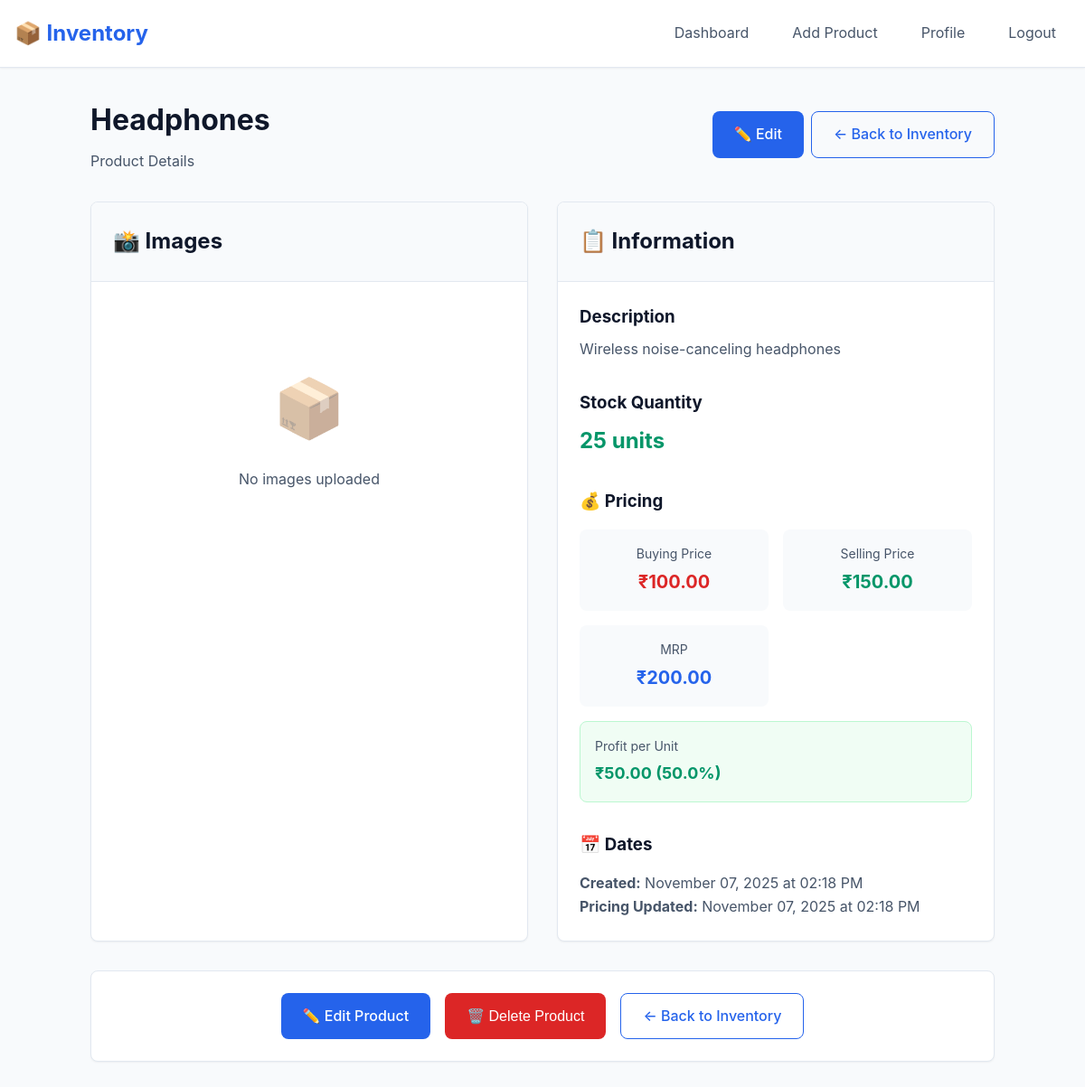
The app's page /inventory/product/3 (signed in) with its own data.
### tables this page shows
CREATE TABLE products (
                id INTEGER PRIMARY KEY AUTOINCREMENT,
                user_id INTEGER NOT NULL,
                name TEXT NOT NULL,
                description TEXT,
                quantity INTEGER DEFAULT 0,
                created_at TIMESTAMP DEFAULT CURRENT_TIMESTAMP,
                updated_at TIMESTAMP DEFAULT CURRENT_TIMESTAMP,
                FOREIGN KEY (user_id) REFERENCES users (id) ON DELETE CASCADE
            );

CREATE TABLE product_pricing (
                id INTEGER PRIMARY KEY AUTOINCREMENT,
                product_id INTEGER UNIQUE NOT NULL,
                buying_price DECIMAL(10,2),
                selling_price DECIMAL(10,2),
                mrp DECIMAL(10,2),
                updated_at TIMESTAMP DEFAULT CURRENT_TIMESTAMP,
                FOREIGN KEY (product_id) REFERENCES products (id) ON DELETE CASCADE
            );

### routes/inventory.py (the view)
@inventory_bp.route('/product/<int:product_id>')
@login_required
def view_product(product_id):
    try:
        product = Product.get_by_id(product_id, current_app.config['DATABASE_PATH'])
        if not product or product.user_id != current_user.id:
            flash('Product not found.', 'error')
            return redirect(url_for('inventory.dashboard'))
        product_dict = product.to_dict(database_path=current_app.config['DATABASE_PATH'])
        return render_template('inventory/product_detail.html', product=product_dict)
    except Exception as e:
        flash('Error loading product. Please try again.', 'error')
        print(f"Product view error: {e}")
        return redirect(url_for('inventory.dashboard'))

### database.py (called while the page is built)
def get_db_connection(database_path='inventory.db'):
    conn = sqlite3.connect(database_path)
    conn.row_factory = sqlite3.Row  # Enable column access by name
    conn.execute('PRAGMA foreign_keys = ON')
    conn.execute('PRAGMA journal_mode = WAL')
    return conn

### models/product.py (called while the page is built)
    @staticmethod
    def get_by_id(product_id, database_path='inventory.db'):
        conn = get_db_connection(database_path)
        try:
            product_data = conn.execute('''
                SELECT id, user_id, name, description, quantity, created_at, updated_at
                FROM products
                WHERE id = ?
            ''', (product_id,)).fetchone()
            if product_data:
                return Product(
                    id=product_data['id'],
                    user_id=product_data['user_id'],
                    name=product_data['name'],
                    description=product_data['description'],
                    quantity=product_data['quantity'],
                    created_at=product_data['created_at'],
                    updated_at=product_data['updated_at']
                )
            return None
        finally:
            conn.close()

    def get_pricing(self, database_path='inventory.db'):
        conn = get_db_connection(database_path)
        try:
            pricing_data = conn.execute('''
                SELECT buying_price, selling_price, mrp, updated_at
                FROM product_pricing
                WHERE product_id = ?
            ''', (self.id,)).fetchone()
            return dict(pricing_data) if pricing_data else None
        finally:
            conn.close()

    def get_images(self, database_path='inventory.db'):
        conn = get_db_connection(database_path)
        try:
            images = conn.execute('''
                SELECT id, filename, original_name, upload_date
                FROM product_images
                WHERE product_id = ?
                ORDER BY upload_date ASC
            ''', (self.id,)).fetchall()
            return [dict(img) for img in images]
        finally:
            conn.close()

### templates/inventory/product_detail.html (shortened to what this page needs)
{% extends "base.html" %}
{% block content %}
<div style="max-width: 1000px; margin: 0 auto;">
    <div style="display: flex; justify-content: space-between; align-items: center; margin-bottom: 2rem; flex-wrap: wrap; gap: 1rem;">
        <div>
            <h1 style="margin: 0; color: var(--text-primary);">{{ product.name }}</h1>
            <p style="margin: 0.5rem 0 0 0; color: var(--text-secondary);">
                Product Details
            </p>
        </div>
        <div style="display: flex; gap: 0.5rem; flex-wrap: wrap;">
            <a href="{{ url_for('inventory.edit_product', product_id=product.id) }}" class="btn btn-primary">
                ✏️ Edit
            </a>
            <a href="{{ url_for('inventory.dashboard') }}" class="btn btn-outline">
                ← Back to Inventory
            </a>
        </div>
    </div>
    <div class="grid grid-cols-1" style="grid-template-columns: 1fr 1fr; gap: 2rem;">
        <div class="card">
            <div class="card-header">
                <h2 style="margin: 0;">📸 Images</h2>
            </div>
            <div class="card-body">
                {% if product.images and product.images|length > 0 %}
                    <div class="image-gallery">
                        <div style="margin-bottom: 1rem;">
                            <img id="mainImage"
                                 src="{{ url_for('inventory.uploaded_file', filename='user_' + current_user.id|string + '/' + product.images[0].filename) }}"
                                 alt="{{ product.name }}"
                                 style="width: 100%; max-height: 400px; object-fit: contain; border-radius: var(--border-radius); border: 1px solid var(--border-color);">
                        </div>
                        {% if product.images|length > 1 %}
                            <div style="display: flex; gap: 0.5rem; flex-wrap: wrap;">
                                {% for image in product.images %}
                                    <img src="{{ url_for('inventory.uploaded_file', filename='user_' + current_user.id|string + '/' + image.filename) }}"
                                         alt="{{ image.original_name }}"
                                         onclick="changeMainImage(this.src)"
                                         style="width: 60px; height: 60px; object-fit: cover; border-radius: var(--border-radius); border: 1px solid var(--border-color); cursor: pointer; transition: var(--transition);"
                                         onmouseover="this.style.opacity='0.7'"
                                         onmouseout="this.style.opacity='1'">
                                {% endfor %}
                            </div>
                        {% endif %}
                    </div>
                {% else %}
                    <div style="text-align: center; padding: 4rem 2rem; color: var(--text-secondary);">
                        <div style="font-size: 4rem; margin-bottom: 1rem; opacity: 0.5;">📦</div>
                        <p>No images uploaded</p>
                    </div>
                {% endif %}
            </div>
        </div>
        <div class="card">
            <div class="card-header">
                <h2 style="margin: 0;">📋 Information</h2>
            </div>
            <div class="card-body">
                {% if product.description %}
                    <div style="margin-bottom: 2rem;">
                        <h3 style="margin: 0 0 0.5rem 0; color: var(--text-primary);">Description</h3>
                        <p style="margin: 0; color: var(--text-secondary); line-height: 1.6;">
                            {{ product.description }}
                        </p>
                    </div>
                {% endif %}
                {% if product.quantity is defined %}
                    <div style="margin-bottom: 2rem;">
                        <h3 style="margin: 0 0 0.5rem 0; color: var(--text-primary);">Stock Quantity</h3>
                        <div style="font-size: 1.5rem; font-weight: bold; color: {% if product.quantity > 10 %}var(--success-color){% elif product.quantity > 0 %}var(--warning-color){% else %}var(--error-color){% endif %};">
                            {{ product.quantity or 0 }} units
                        </div>
                    </div>
                {% endif %}
                {% if product.pricing %}
                    <div style="margin-bottom: 2rem;">
                        <h3 style="margin: 0 0 1rem 0; color: var(--text-primary);">💰 Pricing</h3>
                        <div class="pricing-grid" style="display: grid; grid-template-columns: repeat(auto-fit, minmax(150px, 1fr)); gap: 1rem;">
                            {% if product.pricing.buying_price %}
                                <div style="text-align: center; padding: 1rem; background-color: var(--background-color); border-radius: var(--border-radius);">
                                    <div style="font-size: 0.875rem; color: var(--text-secondary); margin-bottom: 0.25rem;">Buying Price</div>
                                    <div style="font-size: 1.25rem; font-weight: bold; color: var(--error-color);">
                                        {{ product.pricing.buying_price|currency }}
                                    </div>
                                </div>
                            {% endif %}
                            {% if product.pricing.selling_price %}
                                <div style="text-align: center; padding: 1rem; background-color: var(--background-color); border-radius: var(--border-radius);">
                                    <div style="font-size: 0.875rem; color: var(--text-secondary); margin-bottom: 0.25rem;">Selling Price</div>
                                    <div style="font-size: 1.25rem; font-weight: bold; color: var(--success-color);">
                                        {{ product.pricing.selling_price|currency }}
                                    </div>
                                </div>
                            {% endif %}
                            {% if product.pricing.mrp %}
                                <div style="text-align: center; padding: 1rem; background-color: var(--background-color); border-radius: var(--border-radius);">
                                    <div style="font-size: 0.875rem; color: var(--text-secondary); margin-bottom: 0.25rem;">MRP</div>
                                    <div style="font-size: 1.25rem; font-weight: bold; color: var(--primary-color);">
                                        {{ product.pricing.mrp|currency }}
                                    </div>
                                </div>
                            {% endif %}
                        </div>
                        {% if product.pricing.selling_price and product.pricing.buying_price %}
                            {% set profit = product.pricing.selling_price - product.pricing.buying_price %}
                            {% set profit_percent = ((profit / product.pricing.buying_price) * 100) if product.pricing.buying_price > 0 else 0 %}
                            <div style="margin-top: 1rem; padding: 1rem; background-color: {% if profit > 0 %}#f0fdf4{% else %}#fef2f2{% endif %}; border-radius: var(--border-radius); border: 1px solid {% if profit > 0 %}#bbf7d0{% else %}#fecaca{% endif %};">
                                <div style="font-size: 0.875rem; color: var(--text-secondary); margin-bottom: 0.25rem;">Profit per Unit</div>
                                <div style="font-size: 1.125rem; font-weight: bold; color: {% if profit > 0 %}var(--success-color){% else %}var(--error-color){% endif %};">
                                    {{ profit|currency }} ({{ "%.1f"|format(profit_percent) }}%)
                                </div>
                            </div>
                        {% endif %}
                    </div>
                {% endif %}
                <div>
                    <h3 style="margin: 0 0 1rem 0; color: var(--text-primary);">📅 Dates</h3>
                    <div style="color: var(--text-secondary); line-height: 1.6;">
                        <div><strong>Created:</strong> {{ product.created_at|datetime('%B %d, %Y at %I:%M %p') }}</div>
                        {% if product.pricing and product.pricing.updated_at %}
                            <div><strong>Pricing Updated:</strong> {{ product.pricing.updated_at|datetime('%B %d, %Y at %I:%M %p') }}</div>
                        {% endif %}
                    </div>
                </div>
            </div>
        </div>
    </div>
    <div class="card" style="margin-top: 2rem;">
        <div class="card-body">
            <div style="display: flex; gap: 1rem; justify-content: center; flex-wrap: wrap;">
                <a href="{{ url_for('inventory.edit_product', product_id=product.id) }}" class="btn btn-primary">
                    ✏️ Edit Product
                </a>
                <button onclick="confirmDelete()" class="btn btn-danger">
                    🗑️ Delete Product
                </button>
                <a href="{{ url_for('inventory.dashboard') }}" class="btn btn-outline">
                    ← Back to Inventory
                </a>
            </div>
        </div>
    </div>
</div>
{% endblock %}

### templates/base.html (style rules this page uses)
* { margin: 0; padding: 0; box-sizing: border-box; }
:root { --primary-color: #2563eb; --primary-dark: #1d4ed8; --secondary-color: #64748b; --success-color: #059669; --warning-color: #d97706; --error-color: #dc2626; --background-color: #f8fafc; --surface-color: #ffffff; --text-primary: #0f172a; --text-secondary: #475569; --border-color: #e2e8f0; --shadow-sm: 0 1px 2px 0 rgb(0 0 0 / 0.05); --shadow-md: 0 4px 6px -1px rgb(0 0 0 / 0.1); --border-radius: 0.5rem; --transition: all 0.2s ease-in-out; }
body { font-family: -apple-system, BlinkMacSystemFont, 'Segoe UI', Roboto, sans-serif; background-color: var(--background-color); color: var(--text-primary); line-height: 1.6; min-height: 100vh; }
.btn { display: inline-flex; align-items: center; justify-content: center; padding: 0.75rem 1.5rem; font-size: 1rem; font-weight: 500; border: none; border-radius: var(--border-radius); cursor: pointer; text-decoration: none; transition: var(--transition); gap: 0.5rem; }
.btn-primary { background-color: var(--primary-color); color: white; }
.btn-danger { background-color: var(--error-color); color: white; }
.btn-outline { background-color: transparent; color: var(--primary-color); border: 1px solid var(--primary-color); }
.card { background: var(--surface-color); border-radius: var(--border-radius); box-shadow: var(--shadow-sm); border: 1px solid var(--border-color); overflow: hidden; }
.card-header { padding: 1.5rem; border-bottom: 1px solid var(--border-color); background-color: var(--background-color); }
.card-body { padding: 1.5rem; }
.grid { display: grid; gap: 1.5rem; }
.grid-cols-1 { grid-template-columns: repeat(1, 1fr); }

### records on screen
products: name "Headphones", description "Wireless noise-canceling headphones", quantity "25", created_at "November 07, 2025 at 02:18 PM"
product_pricing: pricing.buying_price "₹100.00", pricing.selling_price "₹150.00", pricing.mrp "₹200.00", pricing.updated_at "November 07, 2025 at 02:18 PM"

### other values on screen
{{ profit|currency }} "₹50.00"
{{ "%.1f"|format(profit_percent) }} "50.0"
